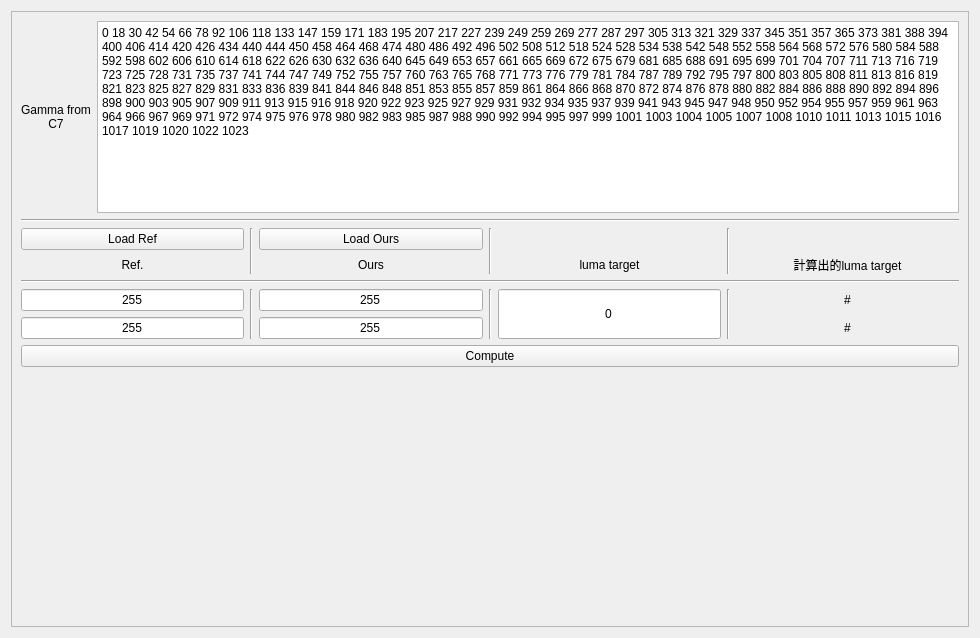
<?xml version="1.0" encoding="UTF-8"?>
<ui version="4.0">
 <class>Form</class>
 <widget class="QWidget" name="Form">
  <property name="geometry">
   <rect>
    <x>0</x>
    <y>0</y>
    <width>980</width>
    <height>638</height>
   </rect>
  </property>
  <property name="windowTitle">
   <string>Form</string>
  </property>
  <property name="styleSheet">
   <string notr="true">QToolTip { color: black; }</string>
  </property>
  <layout class="QVBoxLayout" name="verticalLayout">
   <item>
    <widget class="QScrollArea" name="scrollArea">
     <property name="widgetResizable">
      <bool>true</bool>
     </property>
     <widget class="QWidget" name="scrollAreaWidgetContents_2">
      <property name="geometry">
       <rect>
        <x>0</x>
        <y>0</y>
        <width>956</width>
        <height>614</height>
       </rect>
      </property>
      <layout class="QVBoxLayout" name="verticalLayout_2">
       <item>
        <layout class="QHBoxLayout" name="horizontalLayout_2">
         <item>
          <widget class="QLabel" name="label">
           <property name="text">
            <string>Gamma from
C7</string>
           </property>
           <property name="alignment">
            <set>Qt::AlignCenter</set>
           </property>
          </widget>
         </item>
         <item>
          <widget class="QTextEdit" name="gamma_textEdit">
           <property name="sizePolicy">
            <sizepolicy hsizetype="Expanding" vsizetype="Maximum">
             <horstretch>0</horstretch>
             <verstretch>0</verstretch>
            </sizepolicy>
           </property>
           <property name="styleSheet">
            <string notr="true"/>
           </property>
           <property name="html">
            <string>&lt;!DOCTYPE HTML PUBLIC &quot;-//W3C//DTD HTML 4.0//EN&quot; &quot;http://www.w3.org/TR/REC-html40/strict.dtd&quot;&gt;
&lt;html&gt;&lt;head&gt;&lt;meta name=&quot;qrichtext&quot; content=&quot;1&quot; /&gt;&lt;style type=&quot;text/css&quot;&gt;
p, li { white-space: pre-wrap; }
&lt;/style&gt;&lt;/head&gt;&lt;body style=&quot; font-family:'PMingLiU'; font-size:9pt; font-weight:400; font-style:normal;&quot;&gt;
&lt;p style=&quot; margin-top:0px; margin-bottom:0px; margin-left:0px; margin-right:0px; -qt-block-indent:0; text-indent:0px;&quot;&gt;0 18 30 42 54 66 78 92 106 118 133 147 159 171 183 195 207 217 227 239 249 259 269 277 287 297 305 313 321 329 337 345 351 357 365 373 381 388 394 400 406 414 420 426 434 440 444 450 458 464 468 474 480 486 492 496 502 508 512 518 524 528 534 538 542 548 552 558 564 568 572 576 580 584 588 592 598 602 606 610 614 618 622 626 630 632 636 640 645 649 653 657 661 665 669 672 675 679 681 685 688 691 695 699 701 704 707 711 713 716 719 723 725 728 731 735 737 741 744 747 749 752 755 757 760 763 765 768 771 773 776 779 781 784 787 789 792 795 797 800 803 805 808 811 813 816 819 821 823 825 827 829 831 833 836 839 841 844 846 848 851 853 855 857 859 861 864 866 868 870 872 874 876 878 880 882 884 886 888 890 892 894 896 898 900 903 905 907 909 911 913 915 916 918 920 922 923 925 927 929 931 932 934 935 937 939 941 943 945 947 948 950 952 954 955 957 959 961 963 964 966 967 969 971 972 974 975 976 978 980 982 983 985 987 988 990 992 994 995 997 999 1001 1003 1004 1005 1007 1008 1010 1011 1013 1015 1016 1017 1019 1020 1022 1023&lt;/p&gt;&lt;/body&gt;&lt;/html&gt;</string>
           </property>
          </widget>
         </item>
        </layout>
       </item>
       <item>
        <layout class="QGridLayout" name="gridLayout_2">
         <property name="leftMargin">
          <number>0</number>
         </property>
         <item row="4" column="6" rowspan="2">
          <widget class="Line" name="line_6">
           <property name="orientation">
            <enum>Qt::Vertical</enum>
           </property>
          </widget>
         </item>
         <item row="5" column="3">
          <widget class="QLineEdit" name="lineEdit_Ours20">
           <property name="sizePolicy">
            <sizepolicy hsizetype="Preferred" vsizetype="Preferred">
             <horstretch>0</horstretch>
             <verstretch>0</verstretch>
            </sizepolicy>
           </property>
           <property name="layoutDirection">
            <enum>Qt::LeftToRight</enum>
           </property>
           <property name="text">
            <string>255</string>
           </property>
           <property name="alignment">
            <set>Qt::AlignCenter</set>
           </property>
          </widget>
         </item>
         <item row="2" column="3">
          <widget class="QLabel" name="label_11">
           <property name="toolTip">
            <string>藉由Load Ours算出第19格與第20格的luma value</string>
           </property>
           <property name="text">
            <string>Ours</string>
           </property>
           <property name="alignment">
            <set>Qt::AlignCenter</set>
           </property>
          </widget>
         </item>
         <item row="4" column="3">
          <widget class="QLineEdit" name="lineEdit_Ours19">
           <property name="sizePolicy">
            <sizepolicy hsizetype="Preferred" vsizetype="Preferred">
             <horstretch>0</horstretch>
             <verstretch>0</verstretch>
            </sizepolicy>
           </property>
           <property name="layoutDirection">
            <enum>Qt::LeftToRight</enum>
           </property>
           <property name="text">
            <string>255</string>
           </property>
           <property name="alignment">
            <set>Qt::AlignCenter</set>
           </property>
          </widget>
         </item>
         <item row="4" column="2" rowspan="2">
          <widget class="Line" name="line_5">
           <property name="orientation">
            <enum>Qt::Vertical</enum>
           </property>
          </widget>
         </item>
         <item row="3" column="1" colspan="7">
          <widget class="Line" name="line_2">
           <property name="orientation">
            <enum>Qt::Horizontal</enum>
           </property>
          </widget>
         </item>
         <item row="4" column="5" rowspan="2">
          <widget class="QLineEdit" name="lineEdit_before_target">
           <property name="sizePolicy">
            <sizepolicy hsizetype="Preferred" vsizetype="Preferred">
             <horstretch>0</horstretch>
             <verstretch>0</verstretch>
            </sizepolicy>
           </property>
           <property name="layoutDirection">
            <enum>Qt::LeftToRight</enum>
           </property>
           <property name="text">
            <string>0</string>
           </property>
           <property name="alignment">
            <set>Qt::AlignCenter</set>
           </property>
          </widget>
         </item>
         <item row="2" column="5">
          <widget class="QLabel" name="label_8">
           <property name="toolTip">
            <string>需手動填target值</string>
           </property>
           <property name="text">
            <string>luma target</string>
           </property>
           <property name="alignment">
            <set>Qt::AlignCenter</set>
           </property>
          </widget>
         </item>
         <item row="2" column="7">
          <widget class="QLabel" name="label_12">
           <property name="text">
            <string>計算出的luma target</string>
           </property>
           <property name="alignment">
            <set>Qt::AlignCenter</set>
           </property>
          </widget>
         </item>
         <item row="2" column="1">
          <widget class="QLabel" name="label_10">
           <property name="toolTip">
            <string>藉由Load Ref算出第19格與第20格的luma value</string>
           </property>
           <property name="text">
            <string>Ref.</string>
           </property>
           <property name="alignment">
            <set>Qt::AlignCenter</set>
           </property>
          </widget>
         </item>
         <item row="0" column="1" colspan="7">
          <widget class="Line" name="line">
           <property name="orientation">
            <enum>Qt::Horizontal</enum>
           </property>
          </widget>
         </item>
         <item row="5" column="1">
          <widget class="QLineEdit" name="lineEdit_Ref20">
           <property name="sizePolicy">
            <sizepolicy hsizetype="Preferred" vsizetype="Preferred">
             <horstretch>0</horstretch>
             <verstretch>0</verstretch>
            </sizepolicy>
           </property>
           <property name="layoutDirection">
            <enum>Qt::LeftToRight</enum>
           </property>
           <property name="text">
            <string>255</string>
           </property>
           <property name="alignment">
            <set>Qt::AlignCenter</set>
           </property>
          </widget>
         </item>
         <item row="4" column="1">
          <widget class="QLineEdit" name="lineEdit_Ref19">
           <property name="enabled">
            <bool>true</bool>
           </property>
           <property name="sizePolicy">
            <sizepolicy hsizetype="Preferred" vsizetype="Preferred">
             <horstretch>0</horstretch>
             <verstretch>0</verstretch>
            </sizepolicy>
           </property>
           <property name="layoutDirection">
            <enum>Qt::LeftToRight</enum>
           </property>
           <property name="text">
            <string>255</string>
           </property>
           <property name="alignment">
            <set>Qt::AlignCenter</set>
           </property>
          </widget>
         </item>
         <item row="5" column="7">
          <widget class="QLabel" name="label_cal_target20">
           <property name="layoutDirection">
            <enum>Qt::LeftToRight</enum>
           </property>
           <property name="text">
            <string>#</string>
           </property>
           <property name="alignment">
            <set>Qt::AlignCenter</set>
           </property>
          </widget>
         </item>
         <item row="4" column="7">
          <widget class="QLabel" name="label_cal_target19">
           <property name="layoutDirection">
            <enum>Qt::LeftToRight</enum>
           </property>
           <property name="text">
            <string>#</string>
           </property>
           <property name="alignment">
            <set>Qt::AlignCenter</set>
           </property>
          </widget>
         </item>
         <item row="4" column="4" rowspan="2">
          <widget class="Line" name="line_8">
           <property name="orientation">
            <enum>Qt::Vertical</enum>
           </property>
          </widget>
         </item>
         <item row="1" column="1">
          <widget class="QPushButton" name="load_ref_btn">
           <property name="cursor">
            <cursorShape>OpenHandCursor</cursorShape>
           </property>
           <property name="toolTip">
            <string>Load 完colorchecker後會將值填入Ref. 
(分別為colorchecker第19格與第20格的luma value)</string>
           </property>
           <property name="text">
            <string>Load Ref</string>
           </property>
          </widget>
         </item>
         <item row="1" column="3">
          <widget class="QPushButton" name="load_ours_btn">
           <property name="cursor">
            <cursorShape>OpenHandCursor</cursorShape>
           </property>
           <property name="toolTip">
            <string>Load 完colorchecker後會將值填入Ours
(分別為colorchecker第19格與第20格的luma value)</string>
           </property>
           <property name="text">
            <string>Load Ours</string>
           </property>
          </widget>
         </item>
         <item row="1" column="2" rowspan="2">
          <widget class="Line" name="line_3">
           <property name="orientation">
            <enum>Qt::Vertical</enum>
           </property>
          </widget>
         </item>
         <item row="1" column="4" rowspan="2">
          <widget class="Line" name="line_7">
           <property name="orientation">
            <enum>Qt::Vertical</enum>
           </property>
          </widget>
         </item>
         <item row="1" column="6" rowspan="2">
          <widget class="Line" name="line_4">
           <property name="orientation">
            <enum>Qt::Vertical</enum>
           </property>
          </widget>
         </item>
        </layout>
       </item>
       <item>
        <widget class="QPushButton" name="btn_compute">
         <property name="cursor">
          <cursorShape>OpenHandCursor</cursorShape>
         </property>
         <property name="text">
          <string>Compute</string>
         </property>
        </widget>
       </item>
       <item>
        <spacer name="verticalSpacer">
         <property name="orientation">
          <enum>Qt::Vertical</enum>
         </property>
         <property name="sizeHint" stdset="0">
          <size>
           <width>20</width>
           <height>40</height>
          </size>
         </property>
        </spacer>
       </item>
      </layout>
     </widget>
    </widget>
   </item>
  </layout>
 </widget>
 <resources/>
 <connections/>
</ui>
